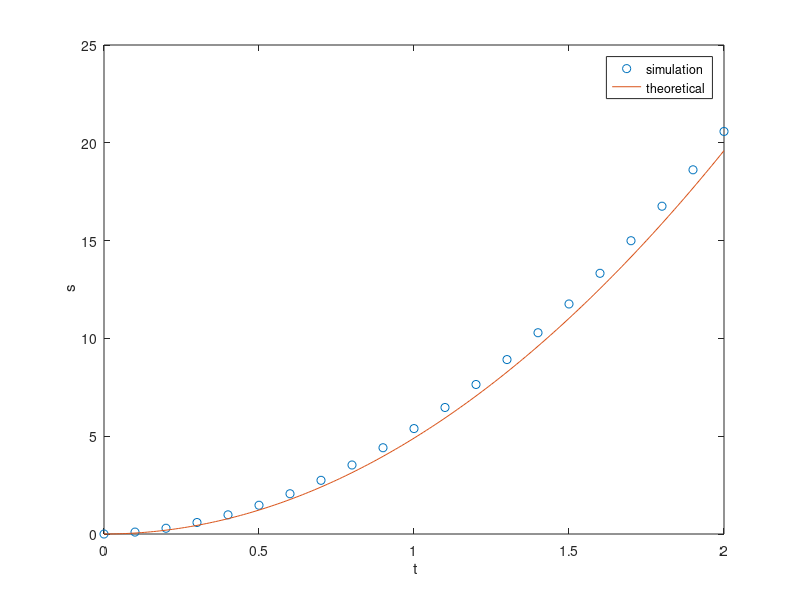

Here is the MATLAB script that generated this plot:
g=9.8;  
v=0;    
s=0;    
t=0;    
dt=0.1; 
N=20;   
for k=1:N
  v=v+g*dt;                
  s(k+1)=s(k)+v*dt;         
  t(k+1)=t(k)+dt;           
end

t_theory=0:0.01:N*dt;       
v_theory=g*t_theory;        
s_theory=1/2*g*t_theory.^2; 

t=0:dt:N*dt;
plot(t,s,'o', t_theory,s_theory, '-');
xlabel(' t'); ylabel(' s');
legend('simulation','theoretical');